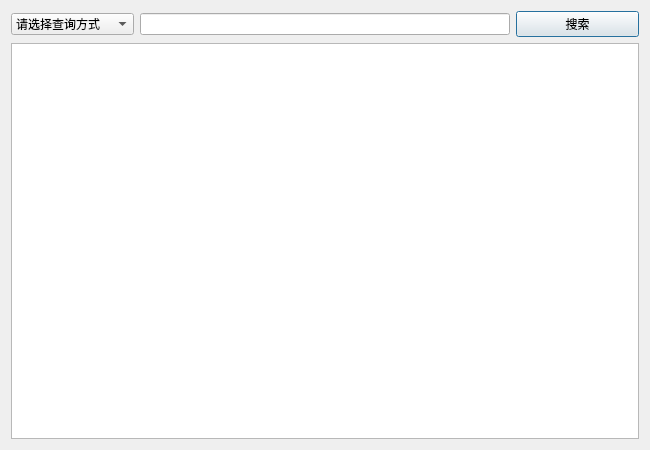
<?xml version="1.0" encoding="UTF-8"?>
<ui version="4.0">
 <class>QueryStu</class>
 <widget class="QDialog" name="QueryStu">
  <property name="geometry">
   <rect>
    <x>0</x>
    <y>0</y>
    <width>650</width>
    <height>450</height>
   </rect>
  </property>
  <property name="windowTitle">
   <string>查询</string>
  </property>
  <layout class="QVBoxLayout" name="verticalLayout">
   <item>
    <layout class="QHBoxLayout" name="horizontalLayout" stretch="2,6,2">
     <item>
      <widget class="QComboBox" name="cbb_method">
       <item>
        <property name="text">
         <string>请选择查询方式</string>
        </property>
       </item>
       <item>
        <property name="text">
         <string>按姓名查询</string>
        </property>
       </item>
       <item>
        <property name="text">
         <string>按学号查询</string>
        </property>
       </item>
       <item>
        <property name="text">
         <string>按院系查询</string>
        </property>
       </item>
      </widget>
     </item>
     <item>
      <widget class="QLineEdit" name="le_cnt"/>
     </item>
     <item>
      <widget class="QPushButton" name="btn_search">
       <property name="text">
        <string>搜索</string>
       </property>
      </widget>
     </item>
    </layout>
   </item>
   <item>
    <widget class="QTableView" name="tableView"/>
   </item>
  </layout>
 </widget>
 <resources/>
 <connections/>
</ui>
